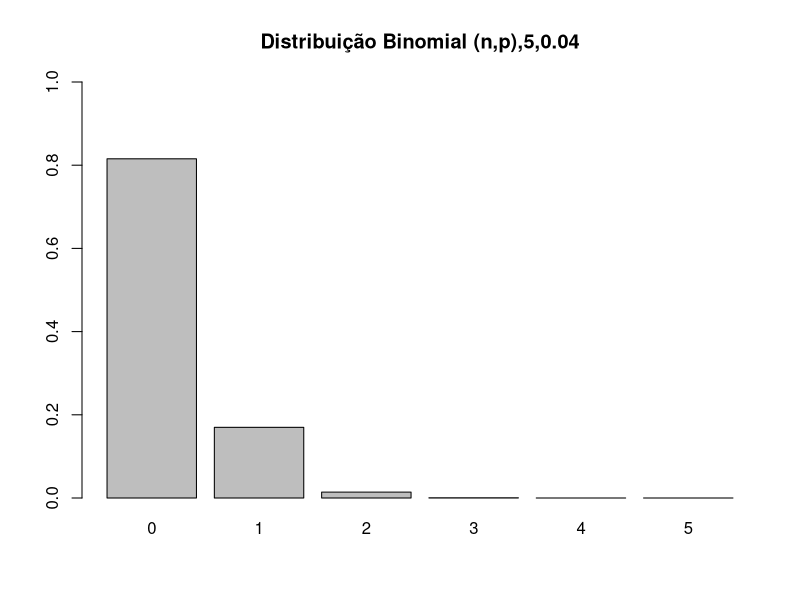
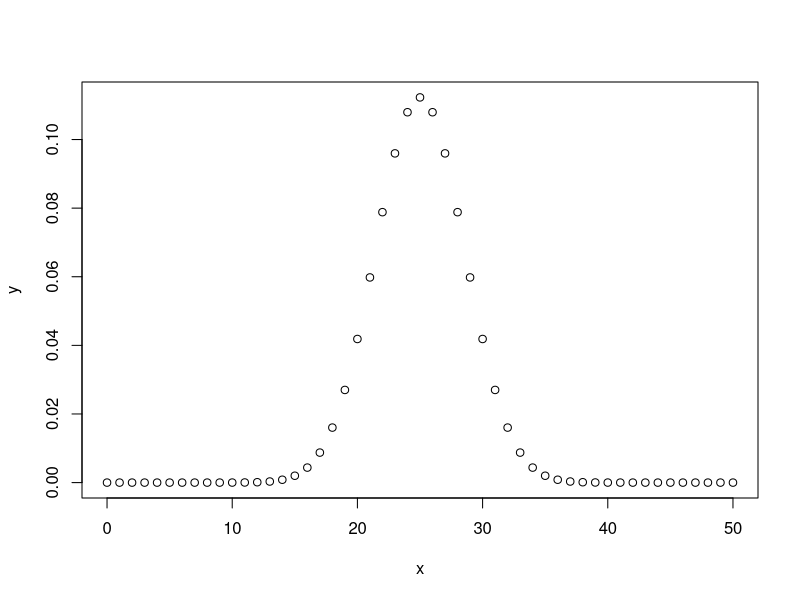

Reproduce these figures in R, in order.
# Distribuição Binomial

# Obs: Caso tenha problemas com a acentuação, consulte este link:
# https://support.rstudio.com/hc/en-us/articles/200532197-Character-Encoding

# Configurando o diretório de trabalho
# Coloque entre aspas o diretório de trabalho que você está usando no seu computador
# Não use diretórios com espaço no nome
setwd('/home/ralsouza/Documents/r_projects/machine_learning_R')
getwd()


# Uma variável aleatória tem Distribuição Binomial quando o experimento ao 
# qual está relacionada apresenta apenas 2 resultados: sucesso e fracasso.

# Vamos imaginar que nosso experimento seja contar quantos clientes que entram em uma loja de celulares, 
# adquirem um plano pós-pago.

# Para este experimento, temos 2 possibilidades para cada observação: adquirir ou não adquirir o plano.

# Como podemos ter apenas 2 resultados possíveis, este é chamado um Experimento Binomial.

# Vamos imaginar agora, que historicamente, 10% dos clientes que entram na loja, adquirem um plano pós-pago.
# Portanto, a probabilidade de sucesso (que vamos chamar de p) para cada observação é 0.10.
# E a probabilidade de falha (que vamos chamar de q) para cada observação é 0.90. 

# Ou seja: p = 1 – q 

# p = probabilidade de sucesso
# q = probabilidade de fracasso 

# A palavra sucesso não tem relação com resultado positivo do experimento, assim como a palavra fracasso 
# não tem conotação negativa. 

# Outra característica da distribuição binomial, é que cada observação é independente das outras. 

# Dessa forma, um Experimento Binomial consiste de um número fixo de observações, 
# indicado por n e contamos o número de sucessos, indicado por x.

# A Média de uma Distribuição Binomial, representa a média de longo prazo de sucessos esperados, 
# baseado no número de observações.

# A Variância de uma Distribuição Binomial, representa a variação que existe no número de sucessos (p) 
# sobre um número (n) de observações.



# Exemplo: A probabilidade de um paciente com um ataque cardíaco morrer do ataque é de 0.04 
# (ou seja, 4 de 100 morrem do ataque). Suponha que tenhamos 5 pacientes que sofrem um ataque cardíaco, 
# qual é a probabilidade de que todos sobrevivam? 

# Para este exemplo, vamos chamar um sucesso um ataque fatal (p = 0.04). 
# Temos n = 5 pacientes e queremos saber a probabilidade de que todos sobrevivam ou, em outras palavras, 
# que nenhum seja fatal (0 sucessos).

# X = Número de sobreviventes ao ataque
# p = 0.04
# n = 5
# dbinom(X, n, p)
?dbinom
dbinom(0, 5, 0.04)

# Desenhando a distribuição de probabilidade
graph <- function(n,p){
  x <- dbinom(0:n, size = n, prob = p)
  barplot(x, ylim = c(0,1), names.arg = 0:n,
          main = sprintf(paste('Distribuição Binomial (n,p)', n, p, sep = ',')))
}
graph(5,0.04)

# Criando o gráfico de uma distribuição binomial
x <- seq(0, 50, by = 1)
y <- dbinom(x, 50, 0.5)
png(file = 'dbinom.png')
plot(x,y)
dev.off()
















